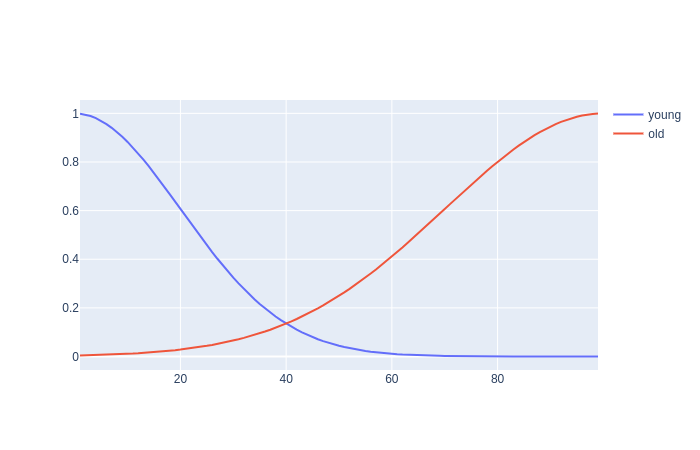

Here is the Python script that generated this plot:
from skfuzzy.membership import gaussmf
import numpy as np
import plotly.express as px
import plotly.graph_objects as go

x = np.arange(1,100)
youngMembership = gaussmf(x, 0, 20)
oldMembership = gaussmf(x, 100, 30)

fig = go.Figure()
fig.add_trace(go.Scatter(x=x, y=youngMembership, name="young"))
fig.add_trace(go.Scatter(x=x, y=oldMembership, name="old"))
fig.show()
